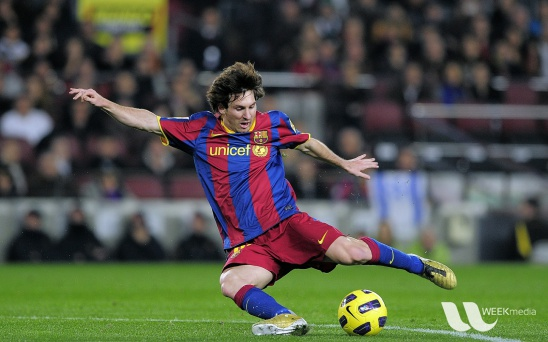
#> input picture data/messi5.jpg, 548 x 342 px
$ jupyter execute transformation.ipynb
#> lines starting #> are read from the running program, lines starting #| are printed output that depends on the picture
[cell 1]
import numpy as np
import cv2 as cv
import matplotlib.pyplot as plt

img = cv.cvtColor(cv.imread('../data/messi5.jpg'), cv.COLOR_BGR2RGB)

res1 = cv.resize(img,None,fx=2, fy=2, interpolation = cv.INTER_CUBIC)
height, width = img.shape[:2]
#> height = 342; width = 548
res2 = cv.resize(img,(2*width, 2*height), interpolation = cv.INTER_CUBIC)

[cell 2]
plt.figure(figsize=(20, 10))
plt.subplot(1, 3, 1)
plt.imshow(img)
plt.subplot(1, 3, 2)
plt.imshow(res1)
plt.subplot(1, 3, 3)
plt.imshow(res2)
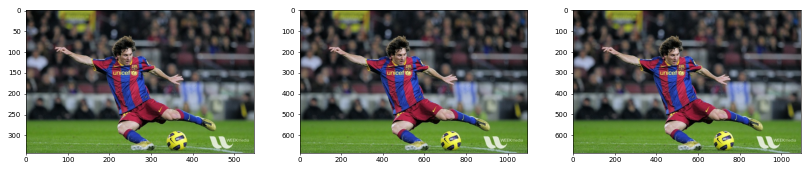
#> figure drawn by matplotlib, 3 panels

[cell 3]
res3 = cv.resize(img, None, fx=0.5, fy=0.5)
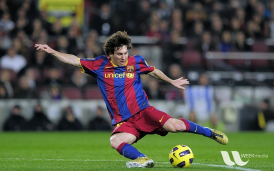
#> res3: shape (171, 274, 3); mean R, G, B 82.3, 86.2, 72.5
plt.figure(figsize=(20, 10))
plt.subplot(1, 2, 1)
plt.imshow(img)
plt.subplot(1, 2, 2)
plt.imshow(res3)
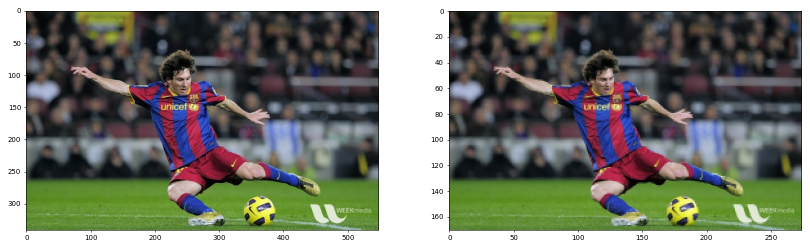
#> figure drawn by matplotlib, 2 panels
